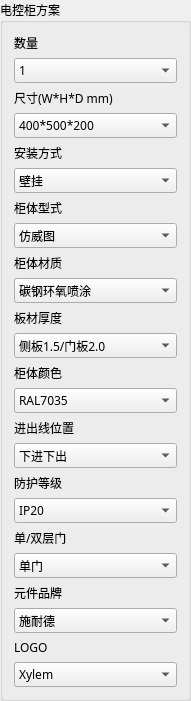
       <widget class="QGroupBox" name="groupBox_5">
        <property name="geometry">
         <rect>
          <x>470</x>
          <y>20</y>
          <width>191</width>
          <height>619</height>
         </rect>
        </property>
        <property name="font">
         <font>
          <family>微软雅黑</family>
         </font>
        </property>
        <property name="title">
         <string>电控柜方案</string>
        </property>
        <layout class="QVBoxLayout" name="verticalLayout_3">
         <item>
          <widget class="QLabel" name="label_71">
           <property name="sizePolicy">
            <sizepolicy hsizetype="Preferred" vsizetype="Preferred">
             <horstretch>0</horstretch>
             <verstretch>0</verstretch>
            </sizepolicy>
           </property>
           <property name="font">
            <font>
             <family>微软雅黑</family>
            </font>
           </property>
           <property name="text">
            <string>数量</string>
           </property>
          </widget>
         </item>
         <item>
          <widget class="QComboBox" name="comboBox_71">
           <property name="sizePolicy">
            <sizepolicy hsizetype="Preferred" vsizetype="Preferred">
             <horstretch>0</horstretch>
             <verstretch>0</verstretch>
            </sizepolicy>
           </property>
           <property name="font">
            <font>
             <family>微软雅黑</family>
            </font>
           </property>
           <item>
            <property name="text">
             <string>1</string>
            </property>
           </item>
           <item>
            <property name="text">
             <string>2</string>
            </property>
           </item>
           <item>
            <property name="text">
             <string>3</string>
            </property>
           </item>
           <item>
            <property name="text">
             <string>4</string>
            </property>
           </item>
           <item>
            <property name="text">
             <string>5</string>
            </property>
           </item>
          </widget>
         </item>
         <item>
          <widget class="QLabel" name="label_72">
           <property name="sizePolicy">
            <sizepolicy hsizetype="Preferred" vsizetype="Preferred">
             <horstretch>0</horstretch>
             <verstretch>0</verstretch>
            </sizepolicy>
           </property>
           <property name="font">
            <font>
             <family>微软雅黑</family>
            </font>
           </property>
           <property name="text">
            <string>尺寸(W*H*D mm)</string>
           </property>
          </widget>
         </item>
         <item>
          <widget class="QComboBox" name="comboBox_72">
           <property name="sizePolicy">
            <sizepolicy hsizetype="Preferred" vsizetype="Preferred">
             <horstretch>0</horstretch>
             <verstretch>0</verstretch>
            </sizepolicy>
           </property>
           <property name="font">
            <font>
             <family>微软雅黑</family>
            </font>
           </property>
           <item>
            <property name="text">
             <string>400*500*200</string>
            </property>
           </item>
           <item>
            <property name="text">
             <string>500*700*200</string>
            </property>
           </item>
           <item>
            <property name="text">
             <string>600*800*320</string>
            </property>
           </item>
           <item>
            <property name="text">
             <string>800*1000*320</string>
            </property>
           </item>
           <item>
            <property name="text">
             <string>1000*1200*320</string>
            </property>
           </item>
           <item>
            <property name="text">
             <string>600*1800*500</string>
            </property>
           </item>
           <item>
            <property name="text">
             <string>600*1800*600</string>
            </property>
           </item>
           <item>
            <property name="text">
             <string>800*1800*600</string>
            </property>
           </item>
           <item>
            <property name="text">
             <string>1000*1800*600</string>
            </property>
           </item>
           <item>
            <property name="text">
             <string>1200*1800*600</string>
            </property>
           </item>
           <item>
            <property name="text">
             <string>工厂定义</string>
            </property>
           </item>
          </widget>
         </item>
         <item>
          <widget class="QLabel" name="label_73">
           <property name="sizePolicy">
            <sizepolicy hsizetype="Preferred" vsizetype="Preferred">
             <horstretch>0</horstretch>
             <verstretch>0</verstretch>
            </sizepolicy>
           </property>
           <property name="font">
            <font>
             <family>微软雅黑</family>
            </font>
           </property>
           <property name="text">
            <string>安装方式</string>
           </property>
          </widget>
         </item>
         <item>
          <widget class="QComboBox" name="comboBox_73">
           <property name="sizePolicy">
            <sizepolicy hsizetype="Preferred" vsizetype="Preferred">
             <horstretch>0</horstretch>
             <verstretch>0</verstretch>
            </sizepolicy>
           </property>
           <property name="font">
            <font>
             <family>微软雅黑</family>
            </font>
           </property>
           <item>
            <property name="text">
             <string>壁挂</string>
            </property>
           </item>
           <item>
            <property name="text">
             <string>落地</string>
            </property>
           </item>
           <item>
            <property name="text">
             <string>工厂定义</string>
            </property>
           </item>
          </widget>
         </item>
         <item>
          <widget class="QLabel" name="label_74">
           <property name="sizePolicy">
            <sizepolicy hsizetype="Preferred" vsizetype="Preferred">
             <horstretch>0</horstretch>
             <verstretch>0</verstretch>
            </sizepolicy>
           </property>
           <property name="font">
            <font>
             <family>微软雅黑</family>
            </font>
           </property>
           <property name="text">
            <string>柜体型式</string>
           </property>
          </widget>
         </item>
         <item>
          <widget class="QComboBox" name="comboBox_74">
           <property name="sizePolicy">
            <sizepolicy hsizetype="Preferred" vsizetype="Preferred">
             <horstretch>0</horstretch>
             <verstretch>0</verstretch>
            </sizepolicy>
           </property>
           <property name="font">
            <font>
             <family>微软雅黑</family>
            </font>
           </property>
           <item>
            <property name="text">
             <string>仿威图</string>
            </property>
           </item>
           <item>
            <property name="text">
             <string>威图</string>
            </property>
           </item>
           <item>
            <property name="text">
             <string>GGD</string>
            </property>
           </item>
           <item>
            <property name="text">
             <string>工厂定义</string>
            </property>
           </item>
          </widget>
         </item>
         <item>
          <widget class="QLabel" name="label_75">
           <property name="sizePolicy">
            <sizepolicy hsizetype="Preferred" vsizetype="Preferred">
             <horstretch>0</horstretch>
             <verstretch>0</verstretch>
            </sizepolicy>
           </property>
           <property name="font">
            <font>
             <family>微软雅黑</family>
            </font>
           </property>
           <property name="text">
            <string>柜体材质</string>
           </property>
          </widget>
         </item>
         <item>
          <widget class="QComboBox" name="comboBox_75">
           <property name="sizePolicy">
            <sizepolicy hsizetype="Preferred" vsizetype="Preferred">
             <horstretch>0</horstretch>
             <verstretch>0</verstretch>
            </sizepolicy>
           </property>
           <property name="font">
            <font>
             <family>微软雅黑</family>
            </font>
           </property>
           <item>
            <property name="text">
             <string>碳钢环氧喷涂</string>
            </property>
           </item>
           <item>
            <property name="text">
             <string>SS201</string>
            </property>
           </item>
           <item>
            <property name="text">
             <string>SS304</string>
            </property>
           </item>
           <item>
            <property name="text">
             <string>SS316</string>
            </property>
           </item>
          </widget>
         </item>
         <item>
          <widget class="QLabel" name="label_76">
           <property name="sizePolicy">
            <sizepolicy hsizetype="Preferred" vsizetype="Preferred">
             <horstretch>0</horstretch>
             <verstretch>0</verstretch>
            </sizepolicy>
           </property>
           <property name="font">
            <font>
             <family>微软雅黑</family>
            </font>
           </property>
           <property name="text">
            <string>板材厚度</string>
           </property>
          </widget>
         </item>
         <item>
          <widget class="QComboBox" name="comboBox_76">
           <property name="sizePolicy">
            <sizepolicy hsizetype="Preferred" vsizetype="Preferred">
             <horstretch>0</horstretch>
             <verstretch>0</verstretch>
            </sizepolicy>
           </property>
           <property name="font">
            <font>
             <family>微软雅黑</family>
            </font>
           </property>
           <item>
            <property name="text">
             <string>侧板1.5/门板2.0</string>
            </property>
           </item>
           <item>
            <property name="text">
             <string>侧板1.2/门板1.5</string>
            </property>
           </item>
           <item>
            <property name="text">
             <string>工厂定义</string>
            </property>
           </item>
          </widget>
         </item>
         <item>
          <widget class="QLabel" name="label_77">
           <property name="sizePolicy">
            <sizepolicy hsizetype="Preferred" vsizetype="Preferred">
             <horstretch>0</horstretch>
             <verstretch>0</verstretch>
            </sizepolicy>
           </property>
           <property name="font">
            <font>
             <family>微软雅黑</family>
            </font>
           </property>
           <property name="text">
            <string>柜体颜色</string>
           </property>
          </widget>
         </item>
         <item>
          <widget class="QComboBox" name="comboBox_77">
           <property name="sizePolicy">
            <sizepolicy hsizetype="Preferred" vsizetype="Preferred">
             <horstretch>0</horstretch>
             <verstretch>0</verstretch>
            </sizepolicy>
           </property>
           <property name="font">
            <font>
             <family>微软雅黑</family>
            </font>
           </property>
           <item>
            <property name="text">
             <string>RAL7035</string>
            </property>
           </item>
           <item>
            <property name="text">
             <string>RAL7032</string>
            </property>
           </item>
           <item>
            <property name="text">
             <string>原色</string>
            </property>
           </item>
           <item>
            <property name="text">
             <string>其它</string>
            </property>
           </item>
          </widget>
         </item>
         <item>
          <widget class="QLabel" name="label_78">
           <property name="sizePolicy">
            <sizepolicy hsizetype="Preferred" vsizetype="Preferred">
             <horstretch>0</horstretch>
             <verstretch>0</verstretch>
            </sizepolicy>
           </property>
           <property name="font">
            <font>
             <family>微软雅黑</family>
            </font>
           </property>
           <property name="text">
            <string>进出线位置</string>
           </property>
          </widget>
         </item>
         <item>
          <widget class="QComboBox" name="comboBox_78">
           <property name="sizePolicy">
            <sizepolicy hsizetype="Preferred" vsizetype="Preferred">
             <horstretch>0</horstretch>
             <verstretch>0</verstretch>
            </sizepolicy>
           </property>
           <property name="font">
            <font>
             <family>微软雅黑</family>
            </font>
           </property>
           <item>
            <property name="text">
             <string>下进下出</string>
            </property>
           </item>
           <item>
            <property name="text">
             <string>上进上出</string>
            </property>
           </item>
           <item>
            <property name="text">
             <string>下进上出</string>
            </property>
           </item>
           <item>
            <property name="text">
             <string>上进下出</string>
            </property>
           </item>
           <item>
            <property name="text">
             <string>工厂定义</string>
            </property>
           </item>
          </widget>
         </item>
         <item>
          <widget class="QLabel" name="label_79">
           <property name="sizePolicy">
            <sizepolicy hsizetype="Preferred" vsizetype="Preferred">
             <horstretch>0</horstretch>
             <verstretch>0</verstretch>
            </sizepolicy>
           </property>
           <property name="font">
            <font>
             <family>微软雅黑</family>
            </font>
           </property>
           <property name="text">
            <string>防护等级</string>
           </property>
          </widget>
         </item>
         <item>
          <widget class="QComboBox" name="comboBox_79">
           <property name="sizePolicy">
            <sizepolicy hsizetype="Preferred" vsizetype="Preferred">
             <horstretch>0</horstretch>
             <verstretch>0</verstretch>
            </sizepolicy>
           </property>
           <property name="font">
            <font>
             <family>微软雅黑</family>
            </font>
           </property>
           <item>
            <property name="text">
             <string>IP20</string>
            </property>
           </item>
           <item>
            <property name="text">
             <string>IP30</string>
            </property>
           </item>
           <item>
            <property name="text">
             <string>IP40</string>
            </property>
           </item>
           <item>
            <property name="text">
             <string>IP42</string>
            </property>
           </item>
           <item>
            <property name="text">
             <string>IP53</string>
            </property>
           </item>
           <item>
            <property name="text">
             <string>IP54(无单独认证)</string>
            </property>
           </item>
           <item>
            <property name="text">
             <string>IP55</string>
            </property>
           </item>
           <item>
            <property name="text">
             <string>IP56</string>
            </property>
           </item>
           <item>
            <property name="text">
             <string>其它</string>
            </property>
           </item>
          </widget>
         </item>
         <item>
          <widget class="QLabel" name="label_80">
           <property name="sizePolicy">
            <sizepolicy hsizetype="Preferred" vsizetype="Preferred">
             <horstretch>0</horstretch>
             <verstretch>0</verstretch>
            </sizepolicy>
           </property>
           <property name="font">
            <font>
             <family>微软雅黑</family>
            </font>
           </property>
           <property name="text">
            <string>单/双层门</string>
           </property>
          </widget>
         </item>
         <item>
          <widget class="QComboBox" name="comboBox_80">
           <property name="sizePolicy">
            <sizepolicy hsizetype="Preferred" vsizetype="Preferred">
             <horstretch>0</horstretch>
             <verstretch>0</verstretch>
            </sizepolicy>
           </property>
           <property name="font">
            <font>
             <family>微软雅黑</family>
            </font>
           </property>
           <item>
            <property name="text">
             <string>单门</string>
            </property>
           </item>
           <item>
            <property name="text">
             <string>双门</string>
            </property>
           </item>
          </widget>
         </item>
         <item>
          <widget class="QLabel" name="label_81">
           <property name="sizePolicy">
            <sizepolicy hsizetype="Preferred" vsizetype="Preferred">
             <horstretch>0</horstretch>
             <verstretch>0</verstretch>
            </sizepolicy>
           </property>
           <property name="font">
            <font>
             <family>微软雅黑</family>
            </font>
           </property>
           <property name="text">
            <string>元件品牌</string>
           </property>
          </widget>
         </item>
         <item>
          <widget class="QComboBox" name="comboBox_81">
           <property name="sizePolicy">
            <sizepolicy hsizetype="Preferred" vsizetype="Preferred">
             <horstretch>0</horstretch>
             <verstretch>0</verstretch>
            </sizepolicy>
           </property>
           <property name="font">
            <font>
             <family>微软雅黑</family>
            </font>
           </property>
           <item>
            <property name="text">
             <string>施耐德</string>
            </property>
           </item>
           <item>
            <property name="text">
             <string>西门子</string>
            </property>
           </item>
           <item>
            <property name="text">
             <string>ABB</string>
            </property>
           </item>
           <item>
            <property name="text">
             <string>国产</string>
            </property>
           </item>
           <item>
            <property name="text">
             <string>工厂定义</string>
            </property>
           </item>
          </widget>
         </item>
         <item>
          <widget class="QLabel" name="label_82">
           <property name="sizePolicy">
            <sizepolicy hsizetype="Preferred" vsizetype="Preferred">
             <horstretch>0</horstretch>
             <verstretch>0</verstretch>
            </sizepolicy>
           </property>
           <property name="font">
            <font>
             <family>微软雅黑</family>
            </font>
           </property>
           <property name="text">
            <string>LOGO</string>
           </property>
          </widget>
         </item>
         <item>
          <widget class="QComboBox" name="comboBox_82">
           <property name="sizePolicy">
            <sizepolicy hsizetype="Preferred" vsizetype="Preferred">
             <horstretch>0</horstretch>
             <verstretch>0</verstretch>
            </sizepolicy>
           </property>
           <property name="font">
            <font>
             <family>微软雅黑</family>
            </font>
           </property>
           <item>
            <property name="text">
             <string>Xylem</string>
            </property>
           </item>
           <item>
            <property name="text">
             <string>Bell&amp;Gossett</string>
            </property>
           </item>
           <item>
            <property name="text">
             <string>其它</string>
            </property>
           </item>
          </widget>
         </item>
         <item>
          <spacer name="verticalSpacer">
           <property name="orientation">
            <enum>Qt::Vertical</enum>
           </property>
           <property name="sizeHint" stdset="0">
            <size>
             <width>20</width>
             <height>40</height>
            </size>
           </property>
          </spacer>
         </item>
        </layout>
       </widget>
